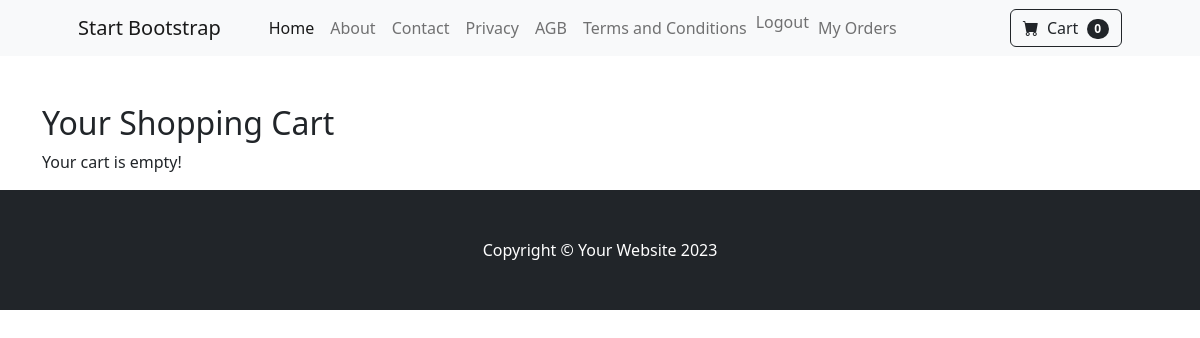
The app's page /cart/ (signed in), older data.
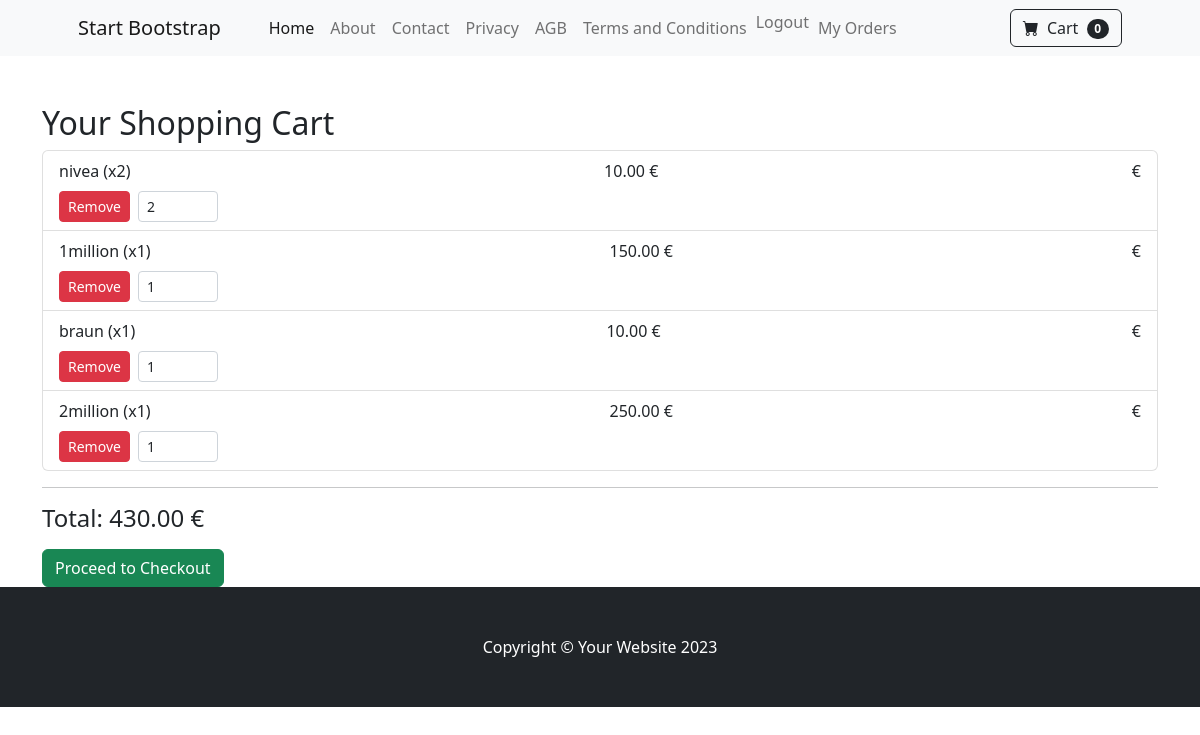
The same page, newer data.
### cart/models.py (models this page shows, shortened)
class CartItem(models.Model):
    cart = models.ForeignKey(Cart, on_delete=models.CASCADE, related_name='items')
    product = models.ForeignKey(Item, on_delete=models.CASCADE)
    quantity = models.PositiveIntegerField(default=1)
    def model_get_total_price(self) -> float:
        return self.quantity * self.product.price

### shop/models.py (models this page shows, shortened)
class Item(models.Model):
    category = models.ForeignKey(Category, on_delete=models.CASCADE, related_name='products')
    name = models.CharField(max_length=200)
    slug = models.SlugField(unique=True)
    on_sale = models.BooleanField(default=False)
    description = models.TextField(blank=True)
    price = models.DecimalField(max_digits=10, decimal_places=2)
    old_price = models.DecimalField(max_digits=10, decimal_places=2, blank=True, null=True)  # <--- NEU
    available = models.BooleanField(default=True)
    image = models.ImageField(upload_to='products/', blank=True, null=True)
    created = models.DateTimeField(auto_now_add=True)
    updated = models.DateTimeField(auto_now=True)

### cart/views.py (the view)
# urls.py: path('', views.cart_detail, name='cart_detail'),
@login_required
def cart_detail(request):
    service = CartService(request.user)
    return render(request, 'cart/cart_detail.html', {
        'cart_items': service.get_cart_items(),
        'total_price': service.get_total_price(),
        'login_required': request.user.is_authenticated,
    })

### cart/services/cart_services.py (called while the page is built)
    def _get_cart(self) -> Cart | None:
        try:
            return Cart.objects.get(user=self.user)
        except Cart.DoesNotExist:
            return None

    def get_cart_items(self) -> list[CartItem]:
        return self.cart.items.all() if self.cart else []

    def get_total_price(self)-> float:
        return sum(item.model_get_total_price() for item in self.get_cart_items())

### cart/templates/cart/cart_detail.html (shortened to what this page needs)
{% extends 'base.html' %}
{% block content %}
<div class="container mt-5">
  <h2>Your Shopping Cart</h2>
  {% if cart_items %}
  <ul class="list-group">
    {% for item in cart_items %}
    <li class="list-group-item d-flex justify-content-between align-items-center flex-wrap">
      <div class="w-100 d-flex justify-content-between">
        <span>{{ item.product.name }} (x{{ item.quantity }})</span>
        <span>{{ item.product.price|floatformat:2 }} €</span>
        <span>{{ item.get_total_price|floatformat:2 }} €</span>
      </div>
      <div class="mt-2 d-flex gap-2">
        <form action="{% url 'cart:remove_product_from_cart' item.id %}" method="POST">
          <button type="submit" class="btn btn-danger btn-sm">Remove</button>
        </form>
        <form action="{% url 'cart:update_cart_item' item.id %}" method="POST" class="d-flex align-items-center auto-submit-form">
          <input
            type="number"
            name="quantity"
            value="{{ item.quantity }}"
            min="1"
            class="form-control form-control-sm quantity-input"
            style="width: 80px;"
          />
        </form>
      </div>
    </li>
    {% endfor %}
  </ul>
  <hr />
  <h4>Total: {{ total_price|floatformat:2 }} €</h4>
  {% if cart_items %}
  <form action="{% url 'orders:create_order' %}" method="post" class="mt-3">
    <button type="submit" class="btn btn-success">
      Proceed to Checkout
    </button>
  </form>
{% endif %}
  {% else %}
  <p>Your cart is empty!</p>
  {% endif %}
</div>
{% endblock %}

Row changes from the older to the newer data that the page shows:
added CartItem: product.name "nivea", quantity "2", product.price "10.00"
added CartItem: product.name "1million", quantity "1", product.price "150.00"
added CartItem: product.name "braun", quantity "1", product.price "10.00"
added CartItem: product.name "2million", quantity "1", product.price "250.00"
Text that changed along with them:
{{ total_price|floatformat:2 }}: (not shown) → "430.00"
text no longer shown: "Your cart is empty!"
text now shown: "Total: € Proceed to Checkout"
